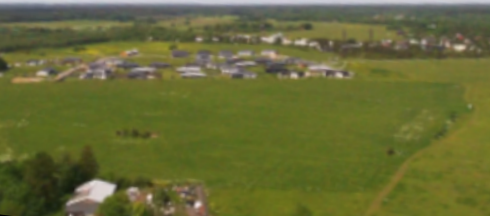
//> input picture images/src/processed/image_fpv_drone.png, 490 x 216 px
$ ./main 2 ../images/src/processed/image_fpv_drone.png 45 45 45 45   (built with g++ and OpenCV 4)
//> lines starting //> are read from the running program, lines starting //| are printed output that depends on the picture; after the words box and inside, x2 and y2 are one past the last pixel; in counts of white or black regions, pixels touching at a corner belong together
#include <iostream>
#include <opencv2/opencv.hpp>
#include <cmath>
#include <vector>
#include <ctime>
#include <sstream>
#include <algorithm>

#define IMAGE_PATH "/home/timct/github/lendurai/images/src/processed/image_fpv_drone.png"
#define OUTPUT_PATH "/home/timct/github/lendurai/images/dst/sweep/birds_eye_map"

static const int OUTPUT_SIZE   = 800;
static const int OUTPUT_CENTER = OUTPUT_SIZE / 2;

struct GroundPoint {
    double x;
    double y;
};

// Standard Filename Generator (unchanged)
std::string timestampedFilename(const std::string& base, const std::vector<double>& info, const std::string& ext) {
    std::time_t now = std::time(nullptr);
    char buf[20];
    std::strftime(buf, sizeof(buf), "%Y%m%d_%H%M%S", std::localtime(&now));
    std::stringstream res;
    res << base << "_" << buf;
    for (double val : info) res << "_" << val;
    res << "." << ext;
    return res.str();
}

// ============================================================
//  GEOMETRY ENGINE
//
//  Camera convention: optical axis = +Z, image right = +X, image down = +Y.
//  World frame:       forward = +Y, right = +X, up = +Z.
//
//  Rotations are applied in order: pitch → roll → yaw.
//  Each is a simple axis rotation so the convention stays explicit
//  and easy to verify. When roll = yaw = 0 the result is identical
//  to the original pitch-only code.
// ============================================================
GroundPoint project_to_ground(double alt,
                               double pitch_rad, double roll_rad, double yaw_rad,
                               double h_fov_rad, double v_fov_rad,
                               double img_x, double img_y)
{
    // 1. Ray in Camera Space
    double vx = tan(h_fov_rad / 2.0) * img_x;
    double vy = tan(v_fov_rad / 2.0) * img_y;
    double vz = 1.0;

    // 2. Pitch: rotate around camera X axis (negative pitch = nose down).
    //    This is your original, proven-correct rotation.
    //    optical axis (vz=1) maps to world +Y (forward) when pitch=0.
    double rx1 = vx;
    double ry1 = vz * cos(pitch_rad) + vy * sin(pitch_rad);
    double rz1 = vz * sin(pitch_rad) - vy * cos(pitch_rad);

    // 3. Roll: rotate around the forward axis (world Y after pitch).
    //    Positive roll = right wing down.
    double rx2 =  rx1 * cos(roll_rad) + rz1 * sin(roll_rad);
    double ry2 =  ry1;
    double rz2 = -rx1 * sin(roll_rad) + rz1 * cos(roll_rad);

    // 4. Yaw: rotate around the world Z (up) axis.
    //    Positive yaw = nose turns right.
    double ray_x =  rx2 * cos(yaw_rad) - ry2 * sin(yaw_rad);
    double ray_y =  rx2 * sin(yaw_rad) + ry2 * cos(yaw_rad);
    double ray_z =  rz2;

    // 5. Prevent Homography Collapse.
    //    Ray must point downward (ray_z < 0) to hit the ground.
    //    Clamp rays at or above the horizon so the 4-corner trapezoid
    //    stays well-defined at the crop boundary.
    if (ray_z > -1e-6) ray_z = -1e-6;

    // 6. Ground Intersection: solve  altitude + t * ray_z = 0
    double t = -alt / ray_z;

    return { ray_x * t, ray_y * t };
}

// ============================================================
//  HORIZON ESTIMATION  (used when pitch is unknown / AUTO mode)
//
//  Sky rows have low horizontal-edge energy; ground rows have high
//  energy. Finds the row with the steepest upward jump in per-row
//  mean Sobel-X magnitude.
// ============================================================
int estimate_horizon_row(const cv::Mat& img) {
    cv::Mat gray;
    cv::cvtColor(img, gray, cv::COLOR_BGR2GRAY);
    gray.convertTo(gray, CV_32F);

    cv::Mat sx;
    cv::Sobel(gray, sx, CV_32F, 1, 0, 3);
    sx = cv::abs(sx);

    std::vector<float> energy(img.rows);
    for (int r = 0; r < img.rows; r++)
        energy[r] = static_cast<float>(cv::mean(sx.row(r))[0]);

    // 5-tap box smooth
    std::vector<float> smooth(img.rows, 0.f);
    for (int r = 2; r < img.rows - 2; r++)
        smooth[r] = (energy[r-2]+energy[r-1]+energy[r]+energy[r+1]+energy[r+2]) / 5.f;

    int   search_start = img.rows / 6;
    int   search_end   = img.rows * 2 / 3;
    int   horizon_row  = img.rows / 3;
    float max_delta    = 0.f;
    for (int r = search_start; r < search_end - 1; r++) {
        float delta = smooth[r+1] - smooth[r];
        if (delta > max_delta) { max_delta = delta; horizon_row = r; }
    }
    return horizon_row;
}

double pitch_from_horizon(int horizon_row, int img_height, double v_fov_rad) {
    double norm_y = 2.0 * horizon_row / img_height - 1.0;
    return atan(norm_y * tan(v_fov_rad / 2.0));
}

// ============================================================
//  BIRD'S-EYE PROJECTION
// ============================================================
cv::Mat generate_birdseye_view(const cv::Mat& fpv_img,
                                double alt,
                                double pitch_rad, double roll_rad, double yaw_rad,
                                double h_fov_rad, double v_fov_rad)
{
    const int W = fpv_img.cols;
    const int H = fpv_img.rows;

    // ----------------------------------------------------------
    // 1. Compute horizon row and crop to the ground-only strip.
    //    Everything at or above the horizon projects to infinity
    //    and would blow up the homography — discard it.
    // ----------------------------------------------------------
    double horizon_norm_y = tan(pitch_rad) / tan(v_fov_rad / 2.0);
    int    horizon_px     = static_cast<int>((horizon_norm_y + 1.0) / 2.0 * H);
    int    margin         = std::max(1, static_cast<int>(H * 0.05));
    int    crop_start     = std::clamp(horizon_px + margin, 0, H - 2);

    std::cout << "  Horizon at row " << horizon_px << " / " << H << std::endl;
    std::cout << "  Ground strip: rows [" << crop_start << ", " << H << ")" << std::endl;

    cv::Mat strip = fpv_img(cv::Rect(0, crop_start, W, H - crop_start));

    // ----------------------------------------------------------
    // 2. Map the 4 corners of the strip to ground metres,
    //    then to output canvas pixels.
    //    Normalised coords are in the original full image frame.
    // ----------------------------------------------------------
    double ny_top    = 2.0 * crop_start / H - 1.0;
    double ny_bottom = 1.0;

    double norm_coords[4][2] = {
        { -1.0, ny_top    },   // top-left  of strip
        {  1.0, ny_top    },   // top-right
        {  1.0, ny_bottom },   // bottom-right
        { -1.0, ny_bottom }    // bottom-left
    };

    std::vector<cv::Point2f> src_pixels = {
        { 0.f,      0.f                },
        { (float)W, 0.f                },
        { (float)W, (float)strip.rows  },
        { 0.f,      (float)strip.rows  }
    };

    std::vector<cv::Point2f> dst_pixels;

    std::cout << "\n--- Corner Mapping ---" << std::endl;
    for (int i = 0; i < 4; i++) {
        GroundPoint m = project_to_ground(alt,
                                          pitch_rad, roll_rad, yaw_rad,
                                          h_fov_rad, v_fov_rad,
                                          norm_coords[i][0], norm_coords[i][1]);
        float px = OUTPUT_CENTER + (float)m.x;
        float py = OUTPUT_CENTER - (float)m.y;   // screen Y flipped vs world Y
        std::cout << "Corner " << i
                  << ": Metres(" << m.x << ", " << m.y << ")"
                  << " -> Pixel(" << px  << ", " << py  << ")" << std::endl;
        dst_pixels.push_back(cv::Point2f(px, py));
    }

    // ----------------------------------------------------------
    // 3. Compute homography and warp the ground strip
    // ----------------------------------------------------------
    cv::Mat Hmat = cv::getPerspectiveTransform(src_pixels, dst_pixels);
    cv::Mat result;
    cv::warpPerspective(strip, result, Hmat,
                        cv::Size(OUTPUT_SIZE, OUTPUT_SIZE),
                        cv::INTER_LINEAR,
                        cv::BORDER_CONSTANT,
                        cv::Scalar(0, 0, 0));

    // ----------------------------------------------------------
    // 4. Mark drone position (centre of output canvas)
    // ----------------------------------------------------------
    cv::circle(result, { OUTPUT_CENTER, OUTPUT_CENTER },  5, cv::Scalar(0, 0, 255), -1);
    cv::circle(result, { OUTPUT_CENTER, OUTPUT_CENTER }, 10, cv::Scalar(0, 0, 255),  2);

    return result;
}

// ============================================================
//  MAIN
// ============================================================
int main(int argc, char** argv) {
    if (argc < 7) {
        std::cout << "Usage: " << argv[0]
                  << " <alt_m> <pitch_deg|AUTO> <roll_deg> <yaw_deg> <hfov_deg> <vfov_deg>"
                  << std::endl;
        std::cout << "  pitch_deg: negative = nose down. Pass AUTO to estimate from image."
                  << std::endl;
        std::cout << "Example: " << argv[0] << " 60 -25 0 0 110 80" << std::endl;
        std::cout << "Example: " << argv[0] << " 60 AUTO 0 0 110 80" << std::endl;
        return -1;
    }

    double      altitude  = std::atof(argv[1]);
    std::string pitch_arg = argv[2];
    double      roll_deg  = std::atof(argv[3]);
    double      yaw_deg   = std::atof(argv[4]);
    double      h_fov_deg = std::atof(argv[5]);
    double      v_fov_deg = std::atof(argv[6]);

    // Guard: altitude must be positive (zero causes division by zero in ground projection)
    if (altitude <= 0.0) {
        std::cerr << "ERROR: altitude must be > 0 m, got " << altitude << std::endl;
        return -1;
    }
    if (h_fov_deg <= 0.0 || h_fov_deg >= 180.0 || v_fov_deg <= 0.0 || v_fov_deg >= 180.0) {
        std::cerr << "ERROR: FOV values must be in (0, 180) degrees." << std::endl;
        return -1;
    }

    double h_fov_rad = h_fov_deg * (M_PI / 180.0);
    double v_fov_rad = v_fov_deg * (M_PI / 180.0);
    double roll_rad  = roll_deg  * (M_PI / 180.0);
    double yaw_rad   = yaw_deg   * (M_PI / 180.0);

    cv::Mat src = cv::imread(IMAGE_PATH);
//> src is the input picture: 216 rows x 490 cols, CV_8UC3; mean B, G, R 54.8, 106.2, 102.9
    if (src.empty()) {
        std::cerr << "ERROR: Cannot find image at " << IMAGE_PATH << std::endl;
        return -1;
    }

    double pitch_rad;
    if (pitch_arg == "AUTO") {
        int horizon_row = estimate_horizon_row(src);
        pitch_rad       = pitch_from_horizon(horizon_row, src.rows, v_fov_rad);
        std::cout << "AUTO pitch estimation:\n"
                  << "  horizon row : " << horizon_row << " / " << src.rows << "\n"
                  << "  pitch       : " << pitch_rad * 180.0 / M_PI << " deg\n";
    } else {
        pitch_rad = std::atof(pitch_arg.c_str()) * (M_PI / 180.0);
    }

    std::cout << "\nParameters:\n"
              << "  image    : " << src.cols << "x" << src.rows << "\n"
              << "  altitude : " << altitude  << " m\n"
              << "  pitch    : " << pitch_rad * 180.0 / M_PI << " deg\n"
              << "  roll     : " << roll_deg  << " deg\n"
              << "  yaw      : " << yaw_deg   << " deg\n"
              << "  HFOV     : " << h_fov_deg << " deg\n"
              << "  VFOV     : " << v_fov_deg << " deg\n\n";
//| Parameters:
//|   image    : 490x216
//|   altitude : 2 m
//|   pitch    : 0 deg
//|   roll     : 45 deg
//|   yaw      : 45 deg
//|   HFOV     : 45 deg
//|   VFOV     : 45 deg

    cv::Mat result = generate_birdseye_view(src, altitude,
                                             pitch_rad, roll_rad, yaw_rad,
                                             h_fov_rad, v_fov_rad);
//|   Horizon at row 108 / 216
//|   Ground strip: rows [118, 216)
//> in generate_birdseye_view, `cv::Mat strip = fpv_img(cv::Rect(0, crop_start, W, H - crop_start));`:
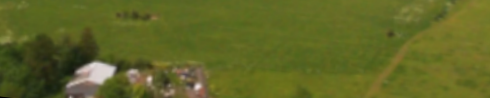
//> strip: 98 rows x 490 cols, CV_8UC3; mean B, G, R 37.9, 101.7, 96
//> in generate_birdseye_view, `cv::warpPerspective(strip, result, Hmat, cv::Size(OUTPUT_SIZE, OUTPUT_..`:
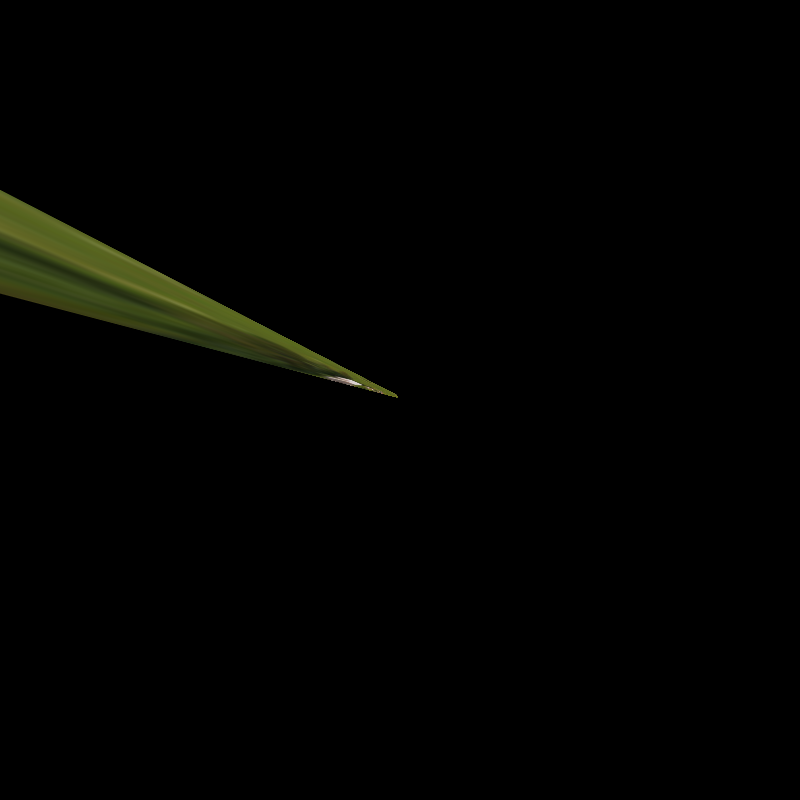
//> result: 800 rows x 800 cols, CV_8UC3; mean B, G, R 1, 2.6, 2.3
//> in generate_birdseye_view, `cv::circle(result, { OUTPUT_CENTER, OUTPUT_CENTER },  5, cv::Scalar(0,..`: result: 800 rows x 800 cols, CV_8UC3; 81 pixels changed, all inside (x1, y1, x2, y2) = (395, 395, 406, 406)
//> in generate_birdseye_view, `cv::circle(result, { OUTPUT_CENTER, OUTPUT_CENTER }, 10, cv::Scalar(0,..`: result: 800 rows x 800 cols, CV_8UC3; mean B, G, R 1, 2.6, 2.4

    std::vector<double> info = { altitude,
                                  pitch_rad * 180.0 / M_PI,
                                  roll_deg, yaw_deg,
                                  h_fov_deg, v_fov_deg };
    std::string output_file_name = timestampedFilename(OUTPUT_PATH, info, "png");

    std::cout << "Saving: " << output_file_name << std::endl;
    cv::imwrite(output_file_name, result);

    cv::imshow("Bird's Eye View", result);
    cv::waitKey(0);

    return 0;
}

$ run again, with images/src/processed/satellite_map.png copied over images/src/processed/image_fpv_drone.png
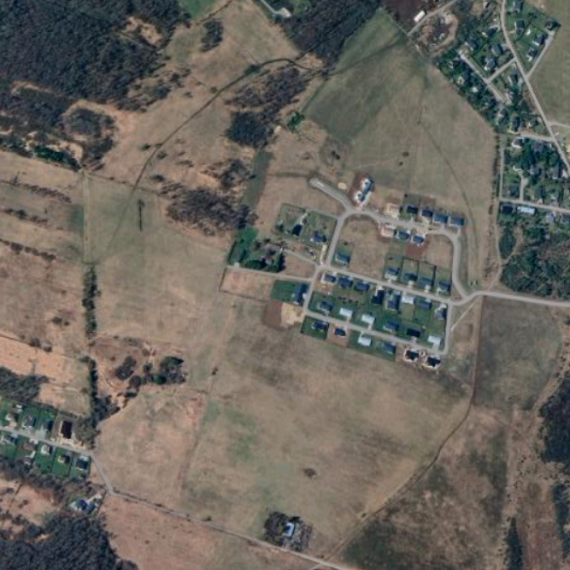
//> input picture images/src/processed/satellite_map.png, 570 x 570 px
//> src is the input picture: 570 rows x 570 cols, CV_8UC3; mean B, G, R 94.1, 101.2, 105.4
//| Parameters:
//|   image    : 570x570
//|   altitude : 2 m
//|   pitch    : 0 deg
//|   roll     : 45 deg
//|   yaw      : 45 deg
//> (the first 6 of 8 printed lines)
//|   Horizon at row 285 / 570
//|   Ground strip: rows [313, 570)
//> in generate_birdseye_view, `cv::Mat strip = fpv_img(cv::Rect(0, crop_start, W, H - crop_start));`:
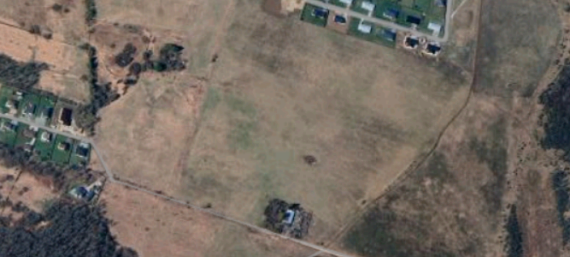
//> strip: 257 rows x 570 cols, CV_8UC3; mean B, G, R 96.9, 105.6, 114.4
//> in generate_birdseye_view, `cv::warpPerspective(strip, result, Hmat, cv::Size(OUTPUT_SIZE, OUTPUT_..`:
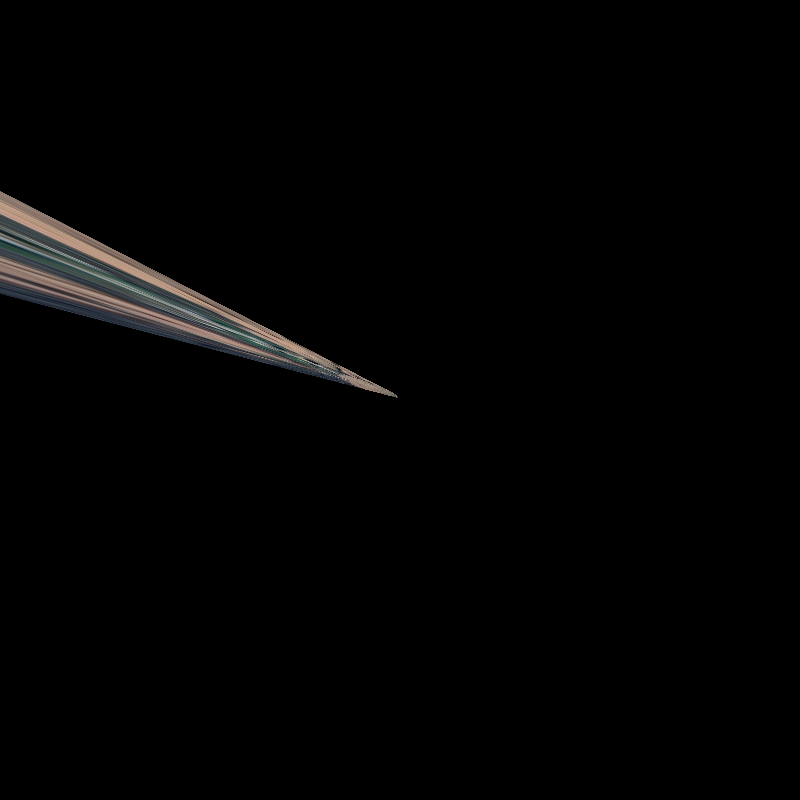
//> result: 800 rows x 800 cols, CV_8UC3; mean B, G, R 3, 3.1, 3.3
